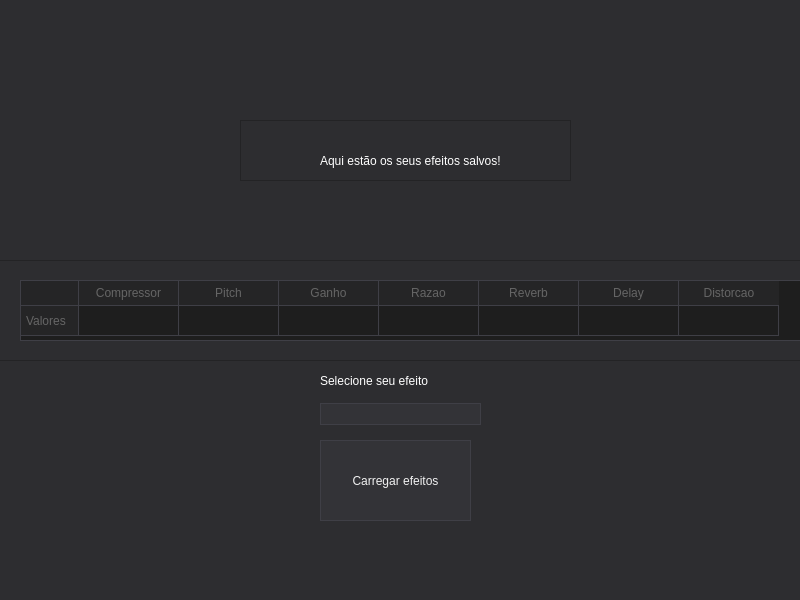
<?xml version="1.0" encoding="UTF-8"?>
<ui version="4.0">
 <class>MainWindow</class>
 <widget class="QMainWindow" name="MainWindow">
  <property name="geometry">
   <rect>
    <x>0</x>
    <y>0</y>
    <width>800</width>
    <height>600</height>
   </rect>
  </property>
  <property name="windowTitle">
   <string>MainWindow</string>
  </property>
  <property name="styleSheet">
   <string notr="true">/*!*************************************
  VS15 Dark
****************************************
  Author: chintsu_kun, holt59, MO2 Team
  Version: 2.5.0
  Licence: GNU General Public License v3.0 (https://www.gnu.org/licenses/gpl-3.0.en.html)
  Url: https://github.com/nikolay-borzov/modorganizer-themes
****************************************
*/
/* For some reason applying background-color or border fixes paddings properties */
QListWidget::item {
  border-width: 0;
}

/* Don't override install label on download widget.
   MO2 assigns color depending on download state */
#installLabel {
  color: none;
}

/* Make `background-color` work for :hover, :focus and :pressed states */
QToolButton {
  border: none;
}

/* Main Window */
QWidget {
  background-color: #2d2d30;
  color: #f1f1f1;
}

QWidget::disabled {
  color: #656565;
}

/* Common */
/* remove outline */
* {
  outline: 0;
}

*:disabled,
QListView::item:disabled,
*::item:selected:disabled {
  color: #656565;
}

/* line heights */
/* QTreeView#fileTree::item - currently have problem with size column vertical
   text align */
#bsaList::item,
#dataTree::item,
#modList::item,
#categoriesTree::item,
#savegameList::item,
#tabConflicts QTreeWidget::item {
  padding: 0.3em 0;
}

QListView::item,
QTreeView#espList::item {
  padding: 0.3em 0;
}

/* to enable border color */
QTreeView,
QListView,
QTextEdit,
QWebView,
QTableView {
  border-style: solid;
  border-width: 1px;
}

QAbstractItemView {
  color: #dcdcdc;
  background-color: #1e1e1e;
  alternate-background-color: #262626;
  border-color: #3f3f46;
}

QAbstractItemView::item:selected,
QAbstractItemView::item:selected:hover,
QAbstractItemView::item:alternate:selected,
QAbstractItemView::item:alternate:selected:hover {
  color: #f1f1f1;
  background-color: #bb4287;
}

QAbstractItemView[filtered=true] {
  border: 2px solid #f00 !important;
}

QAbstractItemView,
QListView,
QTreeView {
  show-decoration-selected: 1;
}

QAbstractItemView::item:hover,
QAbstractItemView::item:alternate:hover,
QAbstractItemView::item:disabled:hover,
QAbstractItemView::item:alternate:disabled:hover QListView::item:hover,
QTreeView::branch:hover,
QTreeWidget::item:hover {
  background-color: rgba(187, 66, 135, 0.3);
}

QAbstractItemView::item:selected:disabled,
QAbstractItemView::item:alternate:selected:disabled,
QListView::item:selected:disabled,
QTreeView::branch:selected:disabled,
QTreeWidget::item:selected:disabled {
  background-color: rgba(187, 66, 135, 0.3);
}

QTreeView::branch:selected,
#bsaList::branch:selected {
  background-color: #bb4287;
}

QLabel {
  background-color: transparent;
}

LinkLabel {
  qproperty-linkColor: #bb4287;
}

/* Left Pane &amp; File Trees #QTreeView, #QListView*/
QTreeView::branch:closed:has-children {
  image: url(./vs15/branch-closed.png);
}

QTreeView::branch:open:has-children {
  image: url(./vs15/branch-open.png);
}

QListView::item {
  color: #f1f1f1;
}

/* Text areas and text fields #QTextEdit, #QLineEdit, #QWebView */
QTextEdit,
QWebView,
QLineEdit,
QAbstractSpinBox,
QAbstractSpinBox::up-button,
QAbstractSpinBox::down-button,
QComboBox {
  background-color: #333337;
  border-color: #3f3f46;
}

QLineEdit:hover,
QAbstractSpinBox:hover,
QTextEdit:hover,
QComboBox:hover,
QComboBox:editable:hover {
  border-color: #bb4287;
}

QLineEdit:focus,
QAbstractSpinBox::focus,
QTextEdit:focus,
QComboBox:focus,
QComboBox:editable:focus,
QComboBox:on {
  background-color: #3f3f46;
  border-color: #bb4287;
}

QComboBox:on {
  border-bottom-color: #3f3f46;
}

QLineEdit,
QAbstractSpinBox {
  min-height: 15px;
  padding: 2px;
  border-style: solid;
  border-width: 1px;
}

QLineEdit {
  margin-top: 0;
}

/* clear button */
QLineEdit QToolButton,
QLineEdit QToolButton:hover {
  background: none;
  margin-top: 1px;
}

QLineEdit#espFilterEdit QToolButton {
  margin-top: -2px;
  margin-bottom: 1px;
}

/* Drop-downs #QComboBox*/
QComboBox {
  min-height: 20px;
  padding-left: 5px;
  margin: 3px 0 1px 0;
  border-style: solid;
  border-width: 1px;
}

QComboBox:editable {
  padding-left: 3px;
  /* to enable hover styles */
  background-color: transparent;
}

QComboBox::drop-down {
  width: 20px;
  subcontrol-origin: padding;
  subcontrol-position: top right;
  border: none;
}

QComboBox::down-arrow {
  image: url(./vs15/combobox-down.png);
}

QComboBox QAbstractItemView {
  background-color: #1b1b1c;
  selection-background-color: #3f3f46;
  border-color: #bb4287;
  border-style: solid;
  border-width: 0 1px 1px 1px;
}

/* Doesn't work http://stackoverflow.com/questions/13308341/qcombobox-abstractitemviewitem */
/* QComboBox QAbstractItemView:item {
  padding: 10px;
  margin: 10px;
} */
/* Toolbar */
QToolBar {
  border: none;
}

QToolBar::separator {
  border-left-color: #222222;
  border-right-color: #46464a;
  border-width: 0 1px 0 1px;
  border-style: solid;
  width: 0;
}

QToolButton {
  padding: 4px;
}

QToolButton:hover, QToolButton:focus {
  background-color: #3e3e40;
}

QToolButton:pressed {
  background-color: #bb4287;
}

QToolButton::menu-indicator {
  image: url(./vs15/combobox-down.png);
  subcontrol-origin: padding;
  subcontrol-position: center right;
  padding-top: 10%;
  padding-right: 5%;
}

/* Group Boxes #QGroupBox */
QGroupBox {
  border-color: #3f3f46;
  border-style: solid;
  border-width: 1px;
  padding: 1em 0.3em 0.3em 0.3em;
  margin-top: 0.65em;
}

QGroupBox::title {
  subcontrol-origin: margin;
  subcontrol-position: top left;
  padding: 2px;
  left: 10px;
}

/* LCD Count */
QLCDNumber {
  border-color: #3f3f46;
  border-style: solid;
  border-width: 1px;
}

/* Buttons #QPushButton */
QPushButton {
  background-color: #333337;
  border-color: #3f3f46;
  min-height: 18px;
  padding: 2px 5px;
  border-style: solid;
  border-width: 1px;
}

QPushButton:hover,
QPushButton:checked,
QPushButton:focus,
QAbstractSpinBox::up-button:hover,
QAbstractSpinBox::down-button:hover {
  background-color: #bb4287;
}

QPushButton:pressed,
QPushButton:checked:hover,
QAbstractSpinBox::up-button:pressed,
QAbstractSpinBox::down-button:pressed {
  background-color: #a83b79;
}

QPushButton:disabled,
QAbstractSpinBox::up-button:disabled,
QAbstractSpinBox::down-button:disabled {
  background-color: #333337;
  border-color: #3f3f46;
}

QPushButton::menu-indicator {
  image: url(./vs15/combobox-down.png);
  subcontrol-origin: padding;
  subcontrol-position: center right;
  padding-right: 5%;
}

/* Dialog buttons */
QDialog QPushButton,
QSlider::handle:horizontal,
QSlider::handle:vertical {
  color: #000000;
  background-color: #dddddd;
  border-color: #707070;
  border-style: solid;
  border-width: 1px;
}

QDialog QPushButton:hover,
QSlider::handle:horizontal:hover,
QSlider::handle:vertical:hover,
QSlider::handle:horizontal:pressed,
QSlider::handle:horizontal:focus:pressed,
QSlider::handle:vertical:pressed,
QSlider::handle:vertical:focus:pressed {
  background-color: #BEE6FD;
  border-color: #bf498c;
}

QSlider::handle:horizontal:focus,
QSlider::handle:vertical:focus,
QDialog QPushButton:focus,
QDialog QPushButton:checked {
  background-color: #dddddd;
  border-color: #bb4287;
}

QDialog QPushButton:disabled,
QSlider::handle:horizontal:disabled,
QSlider::handle:vertical:disabled {
  background-color: #333337;
  border-color: #3f3f46;
}

QDialog QPushButton {
  min-width: 1.5em;
  padding-left: 0.5em;
  padding-right: 0.5em;
}

/* Check boxes and Radio buttons common #QCheckBox, #QRadioButton */
QGroupBox::indicator,
QTreeView::indicator,
QCheckBox::indicator,
QRadioButton::indicator {
  background-color: #2d2d30;
  border-color: #3f3f46;
  width: 13px;
  height: 13px;
  border-style: solid;
  border-width: 1px;
}

QGroupBox::indicator:hover,
QTreeView::indicator:hover,
QCheckBox::indicator:hover,
QRadioButton::indicator:hover {
  background-color: #3f3f46;
  border-color: #bb4287;
}

QGroupBox::indicator:checked,
QTreeView::indicator:checked,
QCheckBox::indicator:checked {
  image: url(./vs15/checkbox-check.png);
}

QGroupBox::indicator:disabled,
QTreeView::indicator:checked:disabled,
QCheckBox::indicator:checked:disabled {
  image: url(./vs15/checkbox-check-disabled.png);
}

/* Check boxes special */
QTreeView#modList::indicator {
  width: 15px;
  height: 15px;
}

/* Radio buttons #QRadioButton */
QRadioButton::indicator {
  border-radius: 7px;
}

QRadioButton::indicator::checked {
  background-color: #B9B9BA;
  border-width: 2px;
  width: 11px;
  height: 11px;
}

QRadioButton::indicator::checked:hover {
  border-color: #3f3f46;
}

/* Spinners #QSpinBox, #QDoubleSpinBox */
QAbstractSpinBox {
  margin: 1px;
}

QAbstractSpinBox::up-button,
QAbstractSpinBox::down-button {
  border-style: solid;
  border-width: 1px;
  subcontrol-origin: padding;
}

QAbstractSpinBox::up-button {
  subcontrol-position: top right;
}

QAbstractSpinBox::up-arrow {
  image: url(./vs15/spinner-up.png);
}

QAbstractSpinBox::down-button {
  subcontrol-position: bottom right;
}

QAbstractSpinBox::down-arrow {
  image: url(./vs15/spinner-down.png);
}

/* Sliders #QSlider */
QSlider::groove:horizontal {
  background-color: #3f3f46;
  border: none;
  height: 8px;
  margin: 2px 0;
}

QSlider::handle:horizontal {
  width: 0.5em;
  height: 2em;
  margin: -7px 0;
  subcontrol-origin: margin;
}

/* Scroll Bars #QAbstractScrollArea, #QScrollBar*/
/* assigning background still leaves not filled area*/
QAbstractScrollArea::corner {
  background-color: transparent;
}

/* Horizontal */
QScrollBar:horizontal {
  height: 18px;
  border: none;
  margin: 0 23px 0 23px;
}

QScrollBar::handle:horizontal {
  min-width: 32px;
  margin: 4px 2px;
}

QScrollBar::add-line:horizontal {
  width: 23px;
  subcontrol-position: right;
  subcontrol-origin: margin;
}

QScrollBar::sub-line:horizontal {
  width: 23px;
  subcontrol-position: left;
  subcontrol-origin: margin;
}

/* Vertical */
QScrollBar:vertical {
  width: 20px;
  border: none;
  margin: 23px 0 23px 0;
}

QScrollBar::handle:vertical {
  min-height: 32px;
  margin: 2px 4px;
}

QScrollBar::add-line:vertical {
  height: 23px;
  subcontrol-position: bottom;
  subcontrol-origin: margin;
}

QScrollBar::sub-line:vertical {
  height: 23px;
  subcontrol-position: top;
  subcontrol-origin: margin;
}

/* Combined */
QScrollBar {
  background-color: #3e3e42;
  border: none;
}

QScrollBar::handle {
  background-color: #686868;
}

QScrollBar::add-line,
QScrollBar::sub-line {
  background-color: #3e3e42;
  border: none;
}

/* QScrollBar::add-line:horizontal:hover,
QScrollBar::sub-line:horizontal:hover,
QScrollBar::add-line:vertical:hover,
QScrollBar::sub-line:vertical:hover,
QScrollBar::add-line:horizontal:pressed,
QScrollBar::sub-line:horizontal:pressed,
QScrollBar::add-line:vertical:pressed,
QScrollBar::sub-line:vertical:pressed { } */
QScrollBar::handle:hover {
  background: #9e9e9e;
}

QScrollBar::handle:pressed {
  background: #efebef;
}

QScrollBar::handle:disabled {
  background: #555558;
}

QScrollBar::add-page,
QScrollBar::sub-page {
  background: transparent;
}

QScrollBar::up-arrow:vertical {
  image: url(./vs15/scrollbar-up.png);
}

QScrollBar::up-arrow:vertical:hover {
  image: url(./vs15/scrollbar-up-hover.png);
}

QScrollBar::up-arrow:vertical:disabled {
  image: url(./vs15/scrollbar-up-disabled.png);
}

QScrollBar::right-arrow:horizontal {
  image: url(./vs15/scrollbar-right.png);
}

QScrollBar::right-arrow:horizontal:hover {
  image: url(./vs15/scrollbar-right-hover.png);
}

QScrollBar::right-arrow:horizontal:disabled {
  image: url(./vs15/scrollbar-right-disabled.png);
}

QScrollBar::down-arrow:vertical {
  image: url(./vs15/scrollbar-down.png);
}

QScrollBar::down-arrow:vertical:hover {
  image: url(./vs15/scrollbar-down-hover.png);
}

QScrollBar::down-arrow:vertical:disabled {
  image: url(./vs15/scrollbar-down-disabled.png);
}

QScrollBar::left-arrow:horizontal {
  image: url(./vs15/scrollbar-left.png);
}

QScrollBar::left-arrow:horizontal:hover {
  image: url(./vs15/scrollbar-left-hover.png);
}

QScrollBar::left-arrow:horizontal:disabled {
  image: url(./vs15/scrollbar-left-disabled.png);
}

/* Header Rows and Tables (Configure Mod Categories) #QTableView, #QHeaderView */
QTableView {
  gridline-color: #3f3f46;
  selection-background-color: #bb4287;
  selection-color: #f1f1f1;
}

QTableView QTableCornerButton::section {
  background: #252526;
  border-color: #3f3f46;
  border-style: solid;
  border-width: 0 1px 1px 0;
}

QHeaderView {
  border: none;
}

QHeaderView::section {
  background: #252526;
  border-color: #3f3f46;
  padding: 3px 5px;
  border-style: solid;
  border-width: 0 1px 1px 0;
}

QHeaderView::section:hover {
  background: #3e3e40;
  color: #f6f6f6;
}

QHeaderView::section:last {
  border-right: 0;
}

QHeaderView::up-arrow {
  image: url(./vs15/sort-asc.png);
  margin-bottom: -37px;
}

DownloadListView QHeaderView::up-arrow {
  margin-bottom: -47px;
}

QHeaderView::down-arrow {
  image: url(./vs15/sort-desc.png);
  margin-bottom: 0;
}

/* Context menus, toolbar drop-downs #QMenu  */
QMenu {
  background-color: #1a1a1c;
  border-color: #333337;
  border-style: solid;
  border-width: 1px;
  padding: 2px;
}

QMenu::item {
  background: transparent;
  padding: 4px 20px;
}

QMenu::item:selected,
QMenuBar::item:selected {
  background-color: #333334;
}

QMenu::item:disabled {
  background-color: transparent;
}

QMenu::separator {
  background-color: #333337;
  height: 1px;
  margin: 1px 0;
}

QMenu::icon {
  margin: 1px;
}

QMenu::right-arrow {
  image: url(./vs15/sub-menu-arrow.png);
  subcontrol-origin: padding;
  subcontrol-position: center right;
  padding-right: 0.5em;
}

QMenu QPushButton {
  background-color: transparent;
  border-color: #3f3f46;
  margin: 1px 0 1px 0;
}

QMenu QCheckBox,
QMenu QRadioButton {
  background-color: transparent;
  padding: 5px 2px;
}

/* Tool tips #QToolTip, #SaveGameInfoWidget */
QToolTip,
SaveGameInfoWidget {
  background-color: #424245;
  border-color: #4d4d50;
  color: #f1f1f1;
  border-style: solid;
  border-width: 1px;
  padding: 2px;
}

QStatusBar::item {
  border: None;
}

/* Progress Bars (Downloads) #QProgressBar */
QProgressBar {
  background-color: #e6e6e6;
  color: #000;
  border-color: #bcbcbc;
  text-align: center;
  border-style: solid;
  border-width: 1px;
  margin: 0px;
}

QProgressBar::chunk {
  background: #06b025;
}

DownloadListView[downloadView=standard]::item {
  padding: 16px;
}

DownloadListView[downloadView=compact]::item {
  padding: 4px;
}

/* Right Pane and Tab Bars #QTabWidget, #QTabBar */
QTabWidget::pane {
  border-color: #3f3f46;
  border-top-color: #bb4287;
  top: 0;
  border-style: solid;
  border-width: 1px;
}

QTabWidget::pane:disabled {
  border-top-color: #3f3f46;
}

QTabBar::tab {
  background-color: transparent;
  padding: 4px 1em;
  border: none;
}

QTabBar::tab:hover {
  background-color: #a83b79;
}

QTabBar::tab:selected,
QTabBar::tab:selected:hover {
  background-color: #bb4287;
}

QTabBar::tab:disabled {
  background-color: transparent;
  color: #656565;
}

QTabBar::tab:selected:disabled {
  background-color: #3f3f46;
}

/* Scrollers */
QTabBar QToolButton {
  background-color: #333337;
  border-color: #3f3f46;
  padding: 1px;
  margin: 0;
  border-style: solid;
  border-width: 1px;
}

QTabBar QToolButton:hover {
  border-color: #bb4287;
  border-width: 1px;
  border-style: solid;
}

QTabBar QToolButton:disabled,
QTabBar QToolButton:pressed:hover {
  background-color: #333337;
}

QTabBar::scroller {
  width: 23px;
  background-color: red;
}

QTabBar QToolButton::right-arrow {
  image: url(./vs15/scrollbar-right.png);
}

QTabBar QToolButton::right-arrow:hover {
  image: url(./vs15/scrollbar-right-hover.png);
}

QTabBar QToolButton::left-arrow {
  image: url(./vs15/scrollbar-left.png);
}

QTabBar QToolButton::left-arrow:hover {
  image: url(./vs15/scrollbar-left-hover.png);
}

/* Special styles */
QWidget#tabImages QPushButton {
  background-color: transparent;
  margin: 0 0.3em;
  padding: 0;
}

/* like dialog QPushButton*/
QWidget#tabESPs QToolButton {
  color: #000000;
  background-color: #dddddd;
  border-color: #707070;
  border-style: solid;
  border-width: 1px;
}

QWidget#tabESPs QToolButton:hover {
  background-color: #BEE6FD;
  border-color: #bf498c;
}

QWidget#tabESPs QToolButton:focus {
  background-color: #dddddd;
  border-color: #bb4287;
}

QWidget#tabESPs QToolButton:disabled {
  background-color: #333337;
  border-color: #3f3f46;
}

QTreeWidget#categoriesList {
  /* min-width: 225px; */
}

QTreeWidget#categoriesList::item {
  background-position: center left;
  background-repeat: no-repeat;
  padding: 0.35em 10px;
}

QTreeWidget#categoriesList::item:has-children {
  background-image: url(./vs15/branch-closed.png);
}

QTreeWidget#categoriesList::item:has-children:open {
  background-image: url(./vs15/branch-open.png);
}

QDialog#QueryOverwriteDialog QPushButton {
  margin-left: 0.5em;
}

QDialog#PyCfgDialog QPushButton:hover {
  background-color: #BEE6FD;
}

QLineEdit#modFilterEdit {
  margin-top: 2px;
}

/* highlight unchecked BSAs */
QWidget#bsaTab QTreeWidget::indicator:unchecked {
  background-color: #bb4287;
}

/* increase version text field */
QLineEdit#versionEdit {
  max-width: 100px;
}

/* Dialogs width changes */
/* increase width to prevent buttons cutting */
QDialog#QueryOverwriteDialog {
  min-width: 565px;
}

QDialog#ModInfoDialog {
  min-width: 850px;
}

QLineEdit[valid-filter=false] {
  background-color: #661111 !important;
}</string>
  </property>
  <widget class="QWidget" name="centralwidget">
   <widget class="QFrame" name="frame">
    <property name="geometry">
     <rect>
      <x>240</x>
      <y>120</y>
      <width>331</width>
      <height>61</height>
     </rect>
    </property>
    <property name="frameShape">
     <enum>QFrame::StyledPanel</enum>
    </property>
    <property name="frameShadow">
     <enum>QFrame::Raised</enum>
    </property>
    <widget class="QLabel" name="label">
     <property name="geometry">
      <rect>
       <x>80</x>
       <y>20</y>
       <width>221</width>
       <height>41</height>
      </rect>
     </property>
     <property name="styleSheet">
      <string notr="true">color: rgb(255, 255, 255);</string>
     </property>
     <property name="text">
      <string>Aqui estão os seus efeitos salvos!</string>
     </property>
    </widget>
   </widget>
   <widget class="QFrame" name="frame_2">
    <property name="enabled">
     <bool>false</bool>
    </property>
    <property name="geometry">
     <rect>
      <x>-40</x>
      <y>260</y>
      <width>861</width>
      <height>101</height>
     </rect>
    </property>
    <property name="frameShape">
     <enum>QFrame::StyledPanel</enum>
    </property>
    <property name="frameShadow">
     <enum>QFrame::Raised</enum>
    </property>
    <widget class="QTableWidget" name="tableWidget">
     <property name="enabled">
      <bool>false</bool>
     </property>
     <property name="geometry">
      <rect>
       <x>60</x>
       <y>20</y>
       <width>921</width>
       <height>61</height>
      </rect>
     </property>
     <row>
      <property name="text">
       <string>Valores</string>
      </property>
     </row>
     <column>
      <property name="text">
       <string>Compressor</string>
      </property>
     </column>
     <column>
      <property name="text">
       <string>Pitch</string>
      </property>
     </column>
     <column>
      <property name="text">
       <string>Ganho</string>
      </property>
     </column>
     <column>
      <property name="text">
       <string>Razao</string>
      </property>
     </column>
     <column>
      <property name="text">
       <string>Reverb</string>
      </property>
     </column>
     <column>
      <property name="text">
       <string>Delay</string>
      </property>
     </column>
     <column>
      <property name="text">
       <string>Distorcao</string>
      </property>
     </column>
    </widget>
   </widget>
   <widget class="QPushButton" name="pushButton">
    <property name="geometry">
     <rect>
      <x>320</x>
      <y>440</y>
      <width>151</width>
      <height>81</height>
     </rect>
    </property>
    <property name="text">
     <string>Carregar efeitos</string>
    </property>
   </widget>
   <widget class="QComboBox" name="comboBox">
    <property name="geometry">
     <rect>
      <x>320</x>
      <y>400</y>
      <width>161</width>
      <height>26</height>
     </rect>
    </property>
   </widget>
   <widget class="QLabel" name="label_2">
    <property name="geometry">
     <rect>
      <x>320</x>
      <y>360</y>
      <width>221</width>
      <height>41</height>
     </rect>
    </property>
    <property name="styleSheet">
     <string notr="true">color: rgb(255, 255, 255);</string>
    </property>
    <property name="text">
     <string>Selecione seu efeito</string>
    </property>
   </widget>
  </widget>
  <widget class="QMenuBar" name="menubar">
   <property name="geometry">
    <rect>
     <x>0</x>
     <y>0</y>
     <width>800</width>
     <height>21</height>
    </rect>
   </property>
  </widget>
  <widget class="QStatusBar" name="statusbar"/>
 </widget>
 <resources/>
 <connections/>
</ui>
